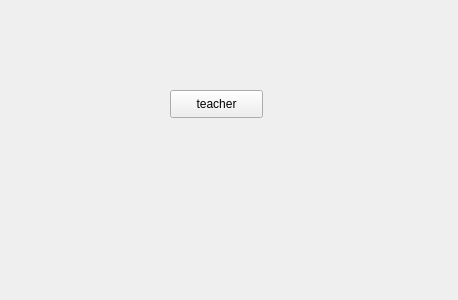
<?xml version="1.0" encoding="UTF-8"?>
<ui version="4.0">
 <class>beginWidget</class>
 <widget class="QWidget" name="beginWidget">
  <property name="geometry">
   <rect>
    <x>0</x>
    <y>0</y>
    <width>458</width>
    <height>300</height>
   </rect>
  </property>
  <property name="windowTitle">
   <string>begin</string>
  </property>
  <widget class="QPushButton" name="pushButton">
   <property name="geometry">
    <rect>
     <x>170</x>
     <y>90</y>
     <width>93</width>
     <height>28</height>
    </rect>
   </property>
   <property name="text">
    <string>teacher</string>
   </property>
  </widget>
 </widget>
 <resources/>
 <connections>
  <connection>
   <sender>pushButton</sender>
   <signal>clicked()</signal>
   <receiver>beginWidget</receiver>
   <slot>openTeacher()</slot>
   <hints>
    <hint type="sourcelabel">
     <x>192</x>
     <y>128</y>
    </hint>
    <hint type="destinationlabel">
     <x>296</x>
     <y>155</y>
    </hint>
   </hints>
  </connection>
 </connections>
 <slots>
  <slot>openTeacher()</slot>
 </slots>
</ui>
